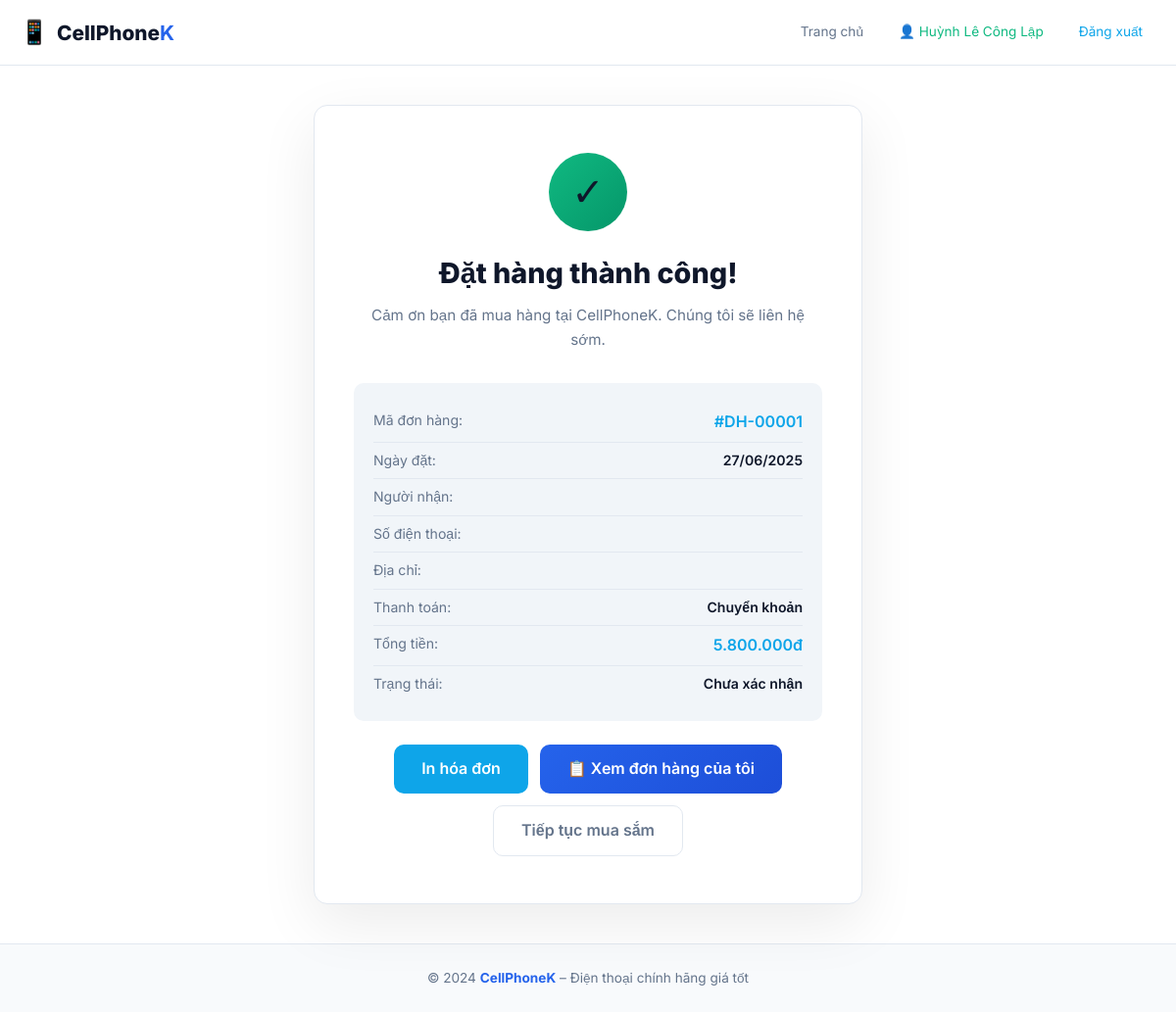
Screenshot of /pages/order_success.php?id=1 (signed in) with the database file from the repository.
### tables this page shows
CREATE TABLE `hoadon` (
  `MaHoaDon` int(11) NOT NULL,
  `TenDangNhap` varchar(50) DEFAULT NULL,
  `NgayLap` date DEFAULT NULL,
  `TongTien` decimal(18,2) DEFAULT NULL,
  `TrangThai` varchar(50) DEFAULT NULL,
  `HoTenNhan` varchar(255) DEFAULT NULL,
  `SoDienThoaiNhan` varchar(20) DEFAULT NULL,
  `DiaChiNhan` varchar(255) DEFAULT NULL,
  `GhiChu` text DEFAULT NULL,
  `PhuongThucThanhToan` varchar(50) DEFAULT NULL
);

### pages/order_success.php (the view, shortened to what this page needs)
<?php
require '../connect.php';
$maHoaDon    = isset($_GET['id']) ? (int)$_GET['id'] : 0;
$tenDangNhap = $_SESSION['user'] ?? '';
$stmt = $conn->prepare("SELECT * FROM hoadon WHERE MaHoaDon = ? AND TenDangNhap = ?");
$stmt->bind_param('is', $maHoaDon, $tenDangNhap);
$stmt->execute();
$hoaDon = $stmt->get_result()->fetch_assoc();
?>
<!DOCTYPE html>
<html lang="vi">
<head>
    <link rel="stylesheet" href="../css/shop.css">
</head>
<body>
<header class="navbar">
    <div class="container nav-inner">
        <a href="../index.php" class="logo">
            <span class="logo-icon">📱</span><span>CellPhone<strong>K</strong></span>
        </a>
        <nav class="nav-links">
            <a href="../index.php">Trang chủ</a>
            <a href="profile.php" class="btn-nav-user">👤 <?= htmlspecialchars($_SESSION['username'] ?? '') ?></a>
            <a href="logout.php" class="btn-nav-logout">Đăng xuất</a>
        </nav>
    </div>
</header>
<div class="success-wrap">
    <div class="success-card">
        <div class="success-icon">✓</div>
        <h1>Đặt hàng thành công!</h1>
        <p class="sub">Cảm ơn bạn đã mua hàng tại CellPhoneK. Chúng tôi sẽ liên hệ sớm.</p>
        <div class="info-box">
            <div class="info-row">
                <span class="info-label">Mã đơn hàng:</span>
                <span class="info-value highlight">#DH-<?= str_pad($hoaDon['MaHoaDon'], 5, '0', STR_PAD_LEFT) ?></span>
            </div>
            <div class="info-row">
                <span class="info-label">Ngày đặt:</span>
                <span class="info-value"><?= date('d/m/Y', strtotime($hoaDon['NgayLap'])) ?></span>
            </div>
            <div class="info-row">
                <span class="info-label">Người nhận:</span>
            </div>
            <div class="info-row">
                <span class="info-label">Số điện thoại:</span>
            </div>
            <div class="info-row">
                <span class="info-label">Địa chỉ:</span>
            </div>
            <div class="info-row">
                <span class="info-label">Thanh toán:</span>
                <span class="info-value"><?= $hoaDon['PhuongThucThanhToan'] === 'COD' ? 'Tiền mặt (COD)' : 'Chuyển khoản' ?></span>
            </div>
            <div class="info-row">
                <span class="info-label">Tổng tiền:</span>
                <span class="info-value highlight"><?= number_format($hoaDon['TongTien'], 0, ',', '.') ?>đ</span>
            </div>
            <div class="info-row">
                <span class="info-label">Trạng thái:</span>
                <span class="info-value"><?= htmlspecialchars($hoaDon['TrangThai']) ?></span>
            </div>
        </div>
        <div class="action-btns">
            <a href="print_bill.php?id=<?= $hoaDon['MaHoaDon'] ?>" target="_blank" class="btn-primary" style="background:#0ea5e9;border-color:#0ea5e9;"><i class="fa-solid fa-print"></i> In hóa đơn</a>
            <a href="profile.php?tab=orders" class="btn-primary">📋 Xem đơn hàng của tôi</a>
            <a href="../index.php" style="display:inline-block;padding:12px 28px;border-radius:10px;border:1px solid var(--border);color:var(--text-muted);font-weight:600;transition:.2s;">Tiếp tục mua sắm</a>
        </div>
    </div>
</div>
<footer class="footer">
    <div class="container footer-inner">
        <p>© 2024 <strong>CellPhoneK</strong> – Điện thoại chính hãng giá tốt</p>
    </div>
</footer>
</body>
</html>

### css/shop.css (style rules this page uses)
:root { --primary: #2563eb; --primary-dk: #1d4ed8; --accent: #0ea5e9; --success: #10b981; --warning: #f59e0b; --bg: #ffffff; --bg2: #f8fafc; --bg3: #f1f5f9; --card: #ffffff; --border: #e2e8f0; --text: #0f172a; --text-muted: #64748b; --radius: 14px; --shadow: 0 8px 30px rgba(0,0,0,0.05); }
*, *::before, *::after { box-sizing: border-box; margin: 0; padding: 0; }
html { scroll-behavior: smooth; }
body { font-family: 'Inter', sans-serif; background: var(--bg); color: var(--text); min-height: 100vh; line-height: 1.6; }
a { color: inherit; text-decoration: none; }
.container { max-width: 1280px; margin: 0 auto; padding: 0 20px; }
.navbar { position: sticky; top: 0; z-index: 100; background: rgba(255, 255, 255, 0.8); backdrop-filter: blur(16px); border-bottom: 1px solid var(--border); }
.nav-inner { display: flex; align-items: center; gap: 20px; padding: 14px 20px; }
.logo { display: flex; align-items: center; gap: 8px; font-size: 1.3rem; font-weight: 800; color: var(--text); white-space: nowrap; }
.logo strong { color: var(--primary); }
.logo-icon { font-size: 1.5rem; }
.nav-links { display: flex; align-items: center; gap: 8px; margin-left: auto; flex-shrink: 0; }
.nav-links a { font-size: .85rem; padding: 7px 14px; border-radius: 8px; color: var(--text-muted); transition: .2s; }
.btn-nav-user { color: var(--success) !important; }
.btn-nav-logout { color: var(--accent) !important; }
.btn-primary { display: inline-block; padding: 12px 28px; border-radius: 10px; background: linear-gradient(135deg, var(--primary), var(--primary-dk)); color: #fff; font-weight: 600; transition: .2s; }
.footer { background: var(--bg2); border-top: 1px solid var(--border); padding: 24px 20px; margin-top: auto; }
.footer-inner { text-align: center; color: var(--text-muted); font-size: .85rem; }
.footer-inner strong { color: var(--primary); }

### pages/order_success.php (style rules this page uses)
.success-wrap { min-height: 80vh; display: flex; align-items: center; justify-content: center; padding: 40px 20px; }
.success-card { background: var(--card); border: 1px solid var(--border); border-radius: var(--radius); padding: 48px 40px; max-width: 560px; width: 100%; text-align: center; box-shadow: 0 20px 60px rgba(0,0,0,.08); }
.success-icon { width: 80px; height: 80px; background: linear-gradient(135deg, var(--success), #059669); border-radius: 50%; display: flex; align-items: center; justify-content: center; font-size: 2.5rem; margin: 0 auto 20px; }
.success-card h1 { font-size: 1.8rem; font-weight: 800; color: var(--text); margin-bottom: 8px; }
.success-card .sub { color: var(--text-muted); font-size: .95rem; margin-bottom: 32px; }
.info-box { background: var(--bg3); border-radius: 10px; padding: 20px; text-align: left; margin-bottom: 24px; }
.info-row { display: flex; justify-content: space-between; padding: 7px 0; border-bottom: 1px solid var(--border); font-size: .88rem; }
.info-row:last-child { border-bottom: none; }
.info-label { color: var(--text-muted); }
.info-value { font-weight: 600; color: var(--text); }
.info-value.highlight { color: var(--accent); font-size: 1rem; }
.action-btns { display: flex; gap: 12px; justify-content: center; flex-wrap: wrap; }

### rows the page displays
hoadon: MaHoaDon "00001", NgayLap "27/06/2025", TongTien "5.800.000", TrangThai "Chưa xác nhận"

### other values shown
$_SESSION['username'] "Huỳnh Lê Công Lập"
